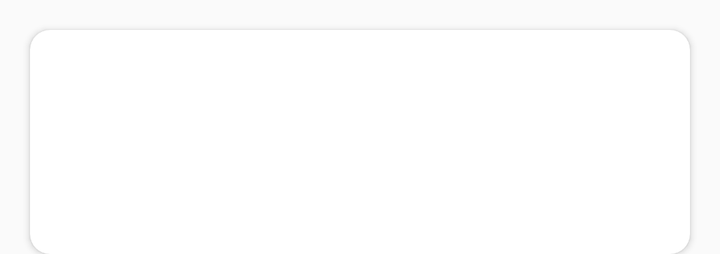
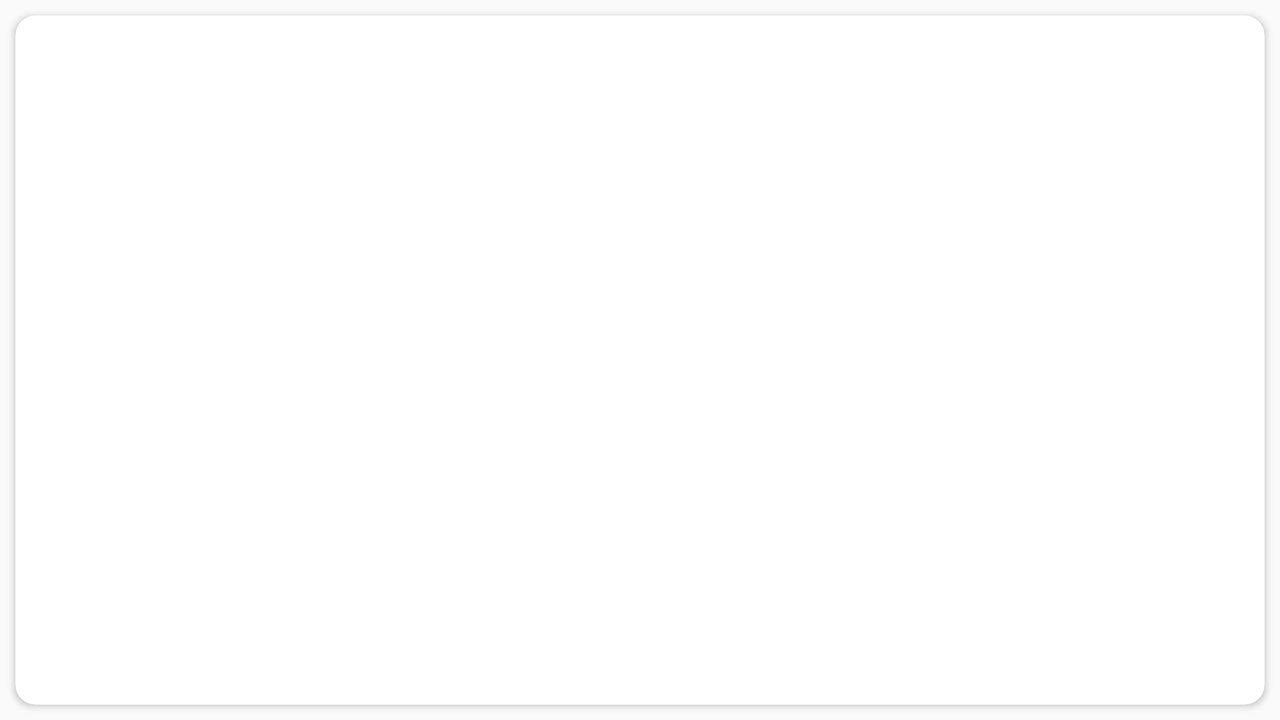

First picture: res/layout/ on a phone held upright. Second picture: the repository's own variant of that layout, on a device whose configuration matches the variant's folder. Source for both follows.
<!-- AndroidManifest.xml: application theme AppTheme -->
<!-- res/layout/news_list_item.xml -->
<?xml version="1.0" encoding="utf-8"?>
<androidx.cardview.widget.CardView xmlns:android="http://schemas.android.com/apk/res/android"
    xmlns:card_view="http://schemas.android.com/apk/res-auto"
    android:layout_width="match_parent"
    android:layout_height="wrap_content"
    android:layout_marginTop="15dp"
    android:layout_marginLeft="15dp"
    android:layout_marginRight="15dp"
    android:layout_marginBottom="0dp"
    card_view:cardCornerRadius="10dp">

    <LinearLayout
        android:layout_width="match_parent"
        android:layout_height="match_parent"
        android:orientation="vertical">

        <ImageView
            android:id="@+id/news_image"
            android:layout_width="match_parent"
            android:layout_height="wrap_content"
            android:adjustViewBounds="true"
            android:contentDescription="@string/news_image"
            android:scaleType="centerCrop" />


        <LinearLayout
            android:layout_width="match_parent"
            android:layout_height="wrap_content"
            android:layout_margin="15dp"
            android:orientation="vertical">

            <TextView
                android:id="@+id/news_title"
                style="@style/TextAppearance.AppCompat.Medium"
                android:layout_width="wrap_content"
                android:layout_height="wrap_content"
                android:textColor="@color/textColor"
                />

            <TextView
                android:id="@+id/news_description"
                style="@style/TextAppearance.AppCompat.Small"
                android:layout_width="wrap_content"
                android:layout_height="wrap_content"
                android:paddingTop="10dp"
                android:paddingBottom="10dp" />

            <LinearLayout
                android:layout_width="match_parent"
                android:layout_height="wrap_content"
                android:orientation="horizontal">

                <TextView
                    android:id="@+id/news_source"
                    style="@style/TextAppearance.AppCompat.Small"
                    android:layout_width="wrap_content"
                    android:layout_height="wrap_content"
                    android:layout_weight="1"/>

                

                <TextView
                    android:id="@+id/news_time"
                    style="@style/TextAppearance.AppCompat.Small"
                    android:layout_width="wrap_content"
                    android:layout_height="wrap_content"
                    android:layout_gravity="right"/>
            </LinearLayout>

        </LinearLayout>
    </LinearLayout>
</androidx.cardview.widget.CardView>
<!-- resources referenced by this layout -->
<resources>
  <color name="textColor">#000000</color>
  <string name="news_image">news_image</string>
  <style name="AppTheme" parent="Theme.AppCompat.DayNight.NoActionBar">
          
          <item name="colorPrimary">@color/colorPrimary</item>
          <item name="colorPrimaryDark">@color/colorPrimaryDark</item>
          <item name="colorAccent">@color/colorAccent</item>
          <item name="android:textColorPrimary">@color/textColorPrimary</item>
          <item name="android:textColorSecondary">@color/textColorSecondary</item>
          <item name="android:statusBarColor">@color/toolbarColor</item>
          <item name="android:textViewStyle">@style/quicksandTextViewStyle</item>
          <item name="buttonStyle">@style/quicksandButtonStyle</item>
          <item name="android:webViewStyle">@style/quicksandWebView</item>
          <item name="android:webTextViewStyle">@style/quicksandWebTextView</item>
          <item name="android:tabWidgetStyle">@style/quicksandTabStyle</item>
          <item name="android:searchViewStyle">@style/searchViewStyle</item>
          <item name="preferenceTheme">@style/PreferenceStyle</item>
      </style>
  <color name="colorPrimary">#F5F5F5</color>
  <color name="colorPrimaryDark">#EEEEEE</color>
  <color name="colorAccent">#FAFAFA</color>
  <color name="textColorPrimary">#000000</color>
  <color name="textColorSecondary">#000000</color>
  <color name="toolbarColor">#3F51B5</color>
  <style name="quicksandTextViewStyle" parent="android:Widget.TextView">
          <item name="android:fontFamily">@font/open_sans</item>
          <item name="android:textColor">@color/textColor</item>
      </style>
  <style name="quicksandButtonStyle" parent="android:Widget.Button">
          <item name="android:fontFamily">@font/open_sans_bold</item>
      </style>
  <style name="quicksandWebView" parent="android:Widget.WebView">
          <item name="android:fontFamily">@font/open_sans</item>
          <item name="android:background">@color/colorPrimary</item>
          <item name="android:textColor">@color/textColor</item>
      </style>
  <style name="quicksandWebTextView" parent="android:Widget.DeviceDefault.WebTextView">
          <item name="android:fontFamily">@font/open_sans</item>
          <item name="android:background">@color/colorPrimary</item>
          <item name="android:textColor">@color/textColor</item>
      </style>
  <style name="quicksandTabStyle" parent="android:Widget.Material.Tab">
          <item name="android:fontFamily">@font/open_sans_bold</item>
      </style>
  <style name="searchViewStyle" parent="Widget.AppCompat.SearchView">
          <item name="queryBackground">@color/white</item>
      </style>
  <style name="PreferenceStyle" parent="@style/PreferenceThemeOverlay">
          <item name="preferenceCategoryStyle">@style/CustomPreferenceCategory</item>
      </style>
  <color name="white">#FFFFFF</color>
  <style name="CustomPreferenceCategory" parent="@style/Preference.Category">
          <item name="android:layout">@layout/settings_text</item>
      </style>
</resources>
<!-- res/layout-land/news_list_item.xml (the repository's variant of the layout above) -->
<!-- drawn on the phone turned sideways -->
<?xml version="1.0" encoding="utf-8"?>
<androidx.cardview.widget.CardView xmlns:android="http://schemas.android.com/apk/res/android"
    xmlns:card_view="http://schemas.android.com/apk/res-auto"
    android:layout_width="match_parent"
    android:layout_height="match_parent"
    android:layout_margin="7.5dp"
    card_view:cardCornerRadius="10dp">

    <LinearLayout
        android:layout_width="match_parent"
        android:layout_height="match_parent"
        android:orientation="horizontal">

        <ImageView
            android:id="@+id/news_image"
            android:layout_width="wrap_content"
            android:layout_height="match_parent"
            android:adjustViewBounds="true"
            android:contentDescription="@string/news_image"
            android:scaleType="centerCrop" />


        <LinearLayout
            android:layout_width="wrap_content"
            android:layout_height="match_parent"
            android:layout_margin="15dp"
            android:orientation="vertical">

            <TextView
                android:id="@+id/news_title"
                style="@style/TextAppearance.AppCompat.Large"
                android:layout_width="wrap_content"
                android:layout_height="wrap_content"
               />

            <TextView
                android:id="@+id/news_description"
                style="@style/TextAppearance.AppCompat.Medium"
                android:layout_width="wrap_content"
                android:layout_height="wrap_content"
                android:paddingTop="10dp"
                android:paddingBottom="10dp" />

            <LinearLayout
                android:layout_width="match_parent"
                android:layout_height="wrap_content"
                android:orientation="horizontal">

                <TextView
                    android:id="@+id/news_source"
                    style="@style/TextAppearance.AppCompat.Small"
                    android:layout_width="wrap_content"
                    android:layout_height="wrap_content"
                    android:layout_weight="1"/>

                

                <TextView
                    android:id="@+id/news_time"
                    style="@style/TextAppearance.AppCompat.Small"
                    android:layout_width="wrap_content"
                    android:layout_height="wrap_content"
                    android:layout_gravity="right"/>
            </LinearLayout>

        </LinearLayout>
    </LinearLayout>
</androidx.cardview.widget.CardView>
<!-- resources referenced by the variant -->
<!-- as the phone turned sideways resolves them -->
<resources>
  <string name="news_image">news_image</string>
  <style name="AppTheme" parent="Theme.AppCompat.DayNight.NoActionBar">
          
          <item name="colorPrimary">@color/colorPrimary</item>
          <item name="colorPrimaryDark">@color/colorPrimaryDark</item>
          <item name="colorAccent">@color/colorAccent</item>
          <item name="android:textColorPrimary">@color/textColorPrimary</item>
          <item name="android:textColorSecondary">@color/textColorSecondary</item>
          <item name="android:statusBarColor">@color/toolbarColor</item>
          <item name="android:textViewStyle">@style/quicksandTextViewStyle</item>
          <item name="buttonStyle">@style/quicksandButtonStyle</item>
          <item name="android:webViewStyle">@style/quicksandWebView</item>
          <item name="android:webTextViewStyle">@style/quicksandWebTextView</item>
          <item name="android:tabWidgetStyle">@style/quicksandTabStyle</item>
          <item name="android:searchViewStyle">@style/searchViewStyle</item>
          <item name="preferenceTheme">@style/PreferenceStyle</item>
      </style>
  <color name="colorPrimary">#F5F5F5</color>
  <color name="colorPrimaryDark">#EEEEEE</color>
  <color name="colorAccent">#FAFAFA</color>
  <color name="textColorPrimary">#000000</color>
  <color name="textColorSecondary">#000000</color>
  <color name="toolbarColor">#3F51B5</color>
  <style name="quicksandTextViewStyle" parent="android:Widget.TextView">
          <item name="android:fontFamily">@font/open_sans</item>
          <item name="android:textColor">@color/textColor</item>
      </style>
  <style name="quicksandButtonStyle" parent="android:Widget.Button">
          <item name="android:fontFamily">@font/open_sans_bold</item>
      </style>
  <style name="quicksandWebView" parent="android:Widget.WebView">
          <item name="android:fontFamily">@font/open_sans</item>
          <item name="android:background">@color/colorPrimary</item>
          <item name="android:textColor">@color/textColor</item>
      </style>
  <style name="quicksandWebTextView" parent="android:Widget.DeviceDefault.WebTextView">
          <item name="android:fontFamily">@font/open_sans</item>
          <item name="android:background">@color/colorPrimary</item>
          <item name="android:textColor">@color/textColor</item>
      </style>
  <style name="quicksandTabStyle" parent="android:Widget.Material.Tab">
          <item name="android:fontFamily">@font/open_sans_bold</item>
      </style>
  <style name="searchViewStyle" parent="Widget.AppCompat.SearchView">
          <item name="queryBackground">@color/white</item>
      </style>
  <style name="PreferenceStyle" parent="@style/PreferenceThemeOverlay">
          <item name="preferenceCategoryStyle">@style/CustomPreferenceCategory</item>
      </style>
  <color name="textColor">#000000</color>
  <color name="white">#FFFFFF</color>
  <style name="CustomPreferenceCategory" parent="@style/Preference.Category">
          <item name="android:layout">@layout/settings_text</item>
      </style>
</resources>
